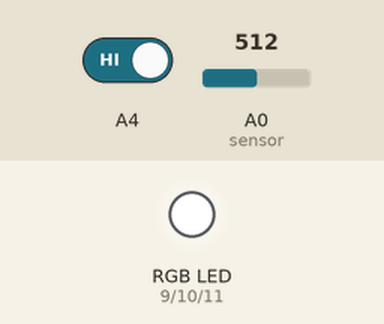
Recording of a sketch running on a simulated Arduino Uno, built with avr-gcc and run on an emulated ATmega328P. On the bench: an RGB LED mixed from three pins (HIGH = lit). Dashed ring = blinking. Inputs (shaded band) come from the test bench; at power-on: A0 (sensor) = 512, A4 HIGH. What the sketch prints to the serial monitor is not drawn.

Above: at 1.2 s.
1.3 s: A0 (sensor) set to 314
2.8 s: A0 (sensor) set to 293
At 3.2 s:
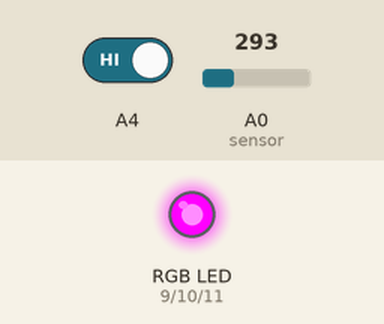
4.3 s: A4 driven LOW
At 4.46 s:
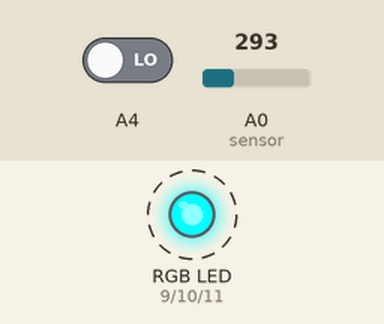
7.3 s: A4 driven HIGH
At 8.5 s:
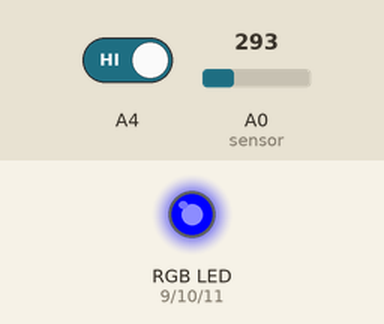
8.8 s: A0 (sensor) set to 306
At 9.2 s:
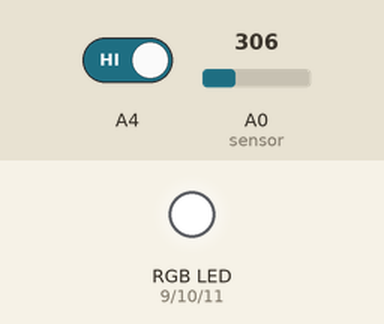
Timing chart, 0 to 11.3 s (numbered marks = the images above; inputs shaded):
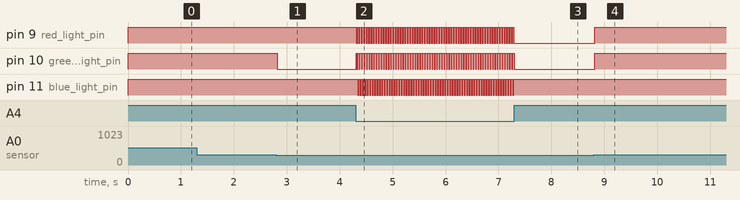

Measured:
- the behaviour switches between 300 and 299 on A0 (sensor) (found by bisection; images 0 and 1)
- after the input at 2.8 s, pin 10 (green_light_pin): HIGH → LOW at once
- after the input at 4.3 s, pin 9 (red_light_pin), pin 11 (blue_light_pin): alternates HIGH for 0.02 s and LOW for 0.02 s, starting at once; pin 10 (green_light_pin): alternates HIGH for 0.03 s and LOW for 0.01 s, starting at once
- after the input at 7.3 s, pin 9 (red_light_pin): stops changing and stays LOW; pin 10 (green_light_pin): goes on until 7.3 s, then stays LOW; pin 11 (blue_light_pin): stops changing and stays HIGH
- after the input at 8.8 s, pin 9 (red_light_pin), pin 10 (green_light_pin): LOW → HIGH at once

The sketch:

dog_wearable_final.ino
```cpp
int buttonPin = 4;
int photoresistor= 0;
int counter = 0;

int red_light_pin= 9;
int green_light_pin = 10;
int blue_light_pin = 11;


const int threshold= 300;

void setup() {
//  Serial.begin(9600);
  pinMode(red_light_pin, OUTPUT);
  pinMode(green_light_pin, OUTPUT);
  pinMode(blue_light_pin, OUTPUT);
  pinMode(buttonPin, INPUT);
  pinMode(photoresistor, INPUT);
//  pinMode (ledPin, OUTPUT); //sets digital pin 13 as output
  Serial.begin(9600); //sets the baud rate at 9600 so we can check the values the sensor is obtaining on the Serial Monitor
}

void loop() {

  photoresistor = analogRead(A0); //the sensor takes readings from analog pin A0

//  Serial.println(photoresistor);
  Serial.println(analogRead(A0));


 //the sensor takes readings from analog pin A0
 int buttonState;
  buttonState = digitalRead(A4);

  Serial.println(buttonState);
  Serial.println(counter);

  if (buttonState == 0) {
    counter++;
  }

   if (photoresistor < threshold){
    if (counter == 0) {
     RGB_color(255, 0, 255); // Magenta
    }
    else if (counter  == 1) {
      RGB_color(0, 255, 255); // Magenta
    }
    else if (counter == 2) {
      RGB_color(0, 0, 255); // Magenta
    }
   else if (counter == 3) {
      RGB_color(255, 255, 0); // Magenta
    } else if(counter > 3) {
      counter = 0;
    }
    }
    else{
      RGB_color(255, 255, 255); //off
    }

}

void RGB_color(int red_light_value, int green_light_value, int blue_light_value)
 {
  analogWrite(red_light_pin, red_light_value);
  analogWrite(green_light_pin, green_light_value);
  analogWrite(blue_light_pin, blue_light_value);
}
```
